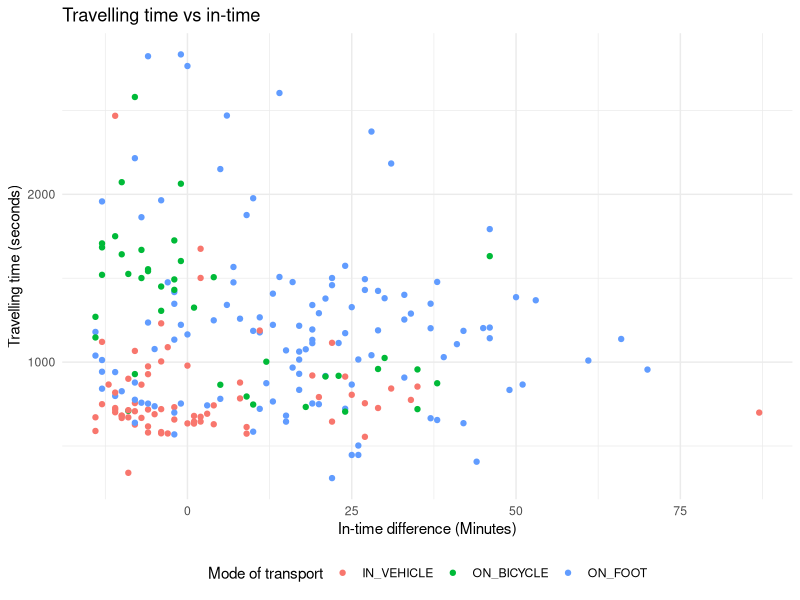
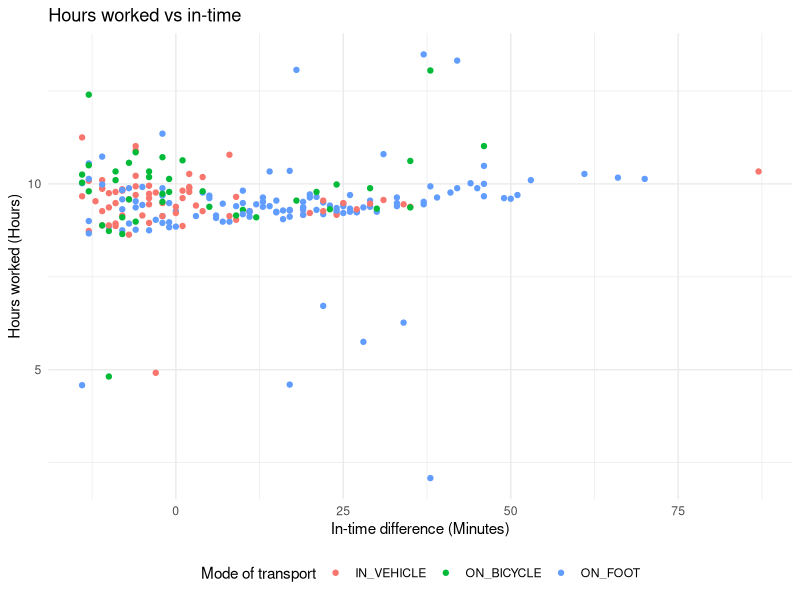
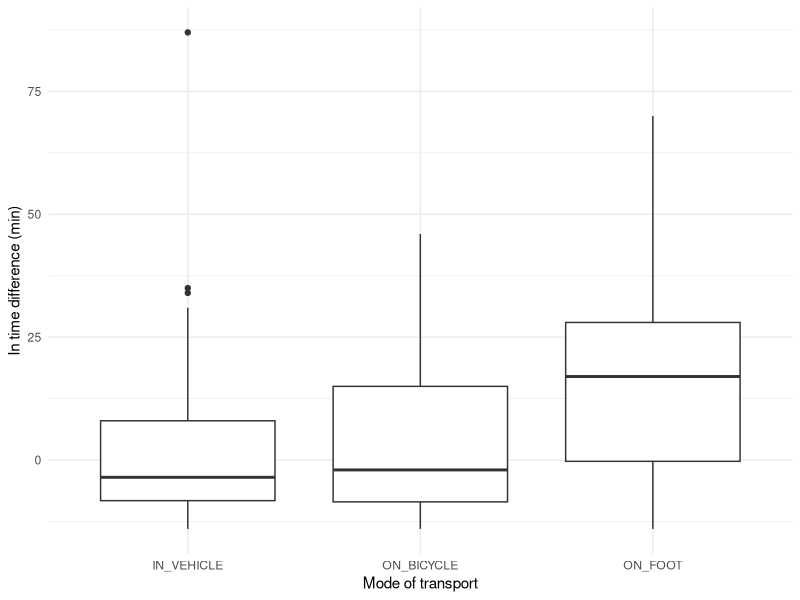
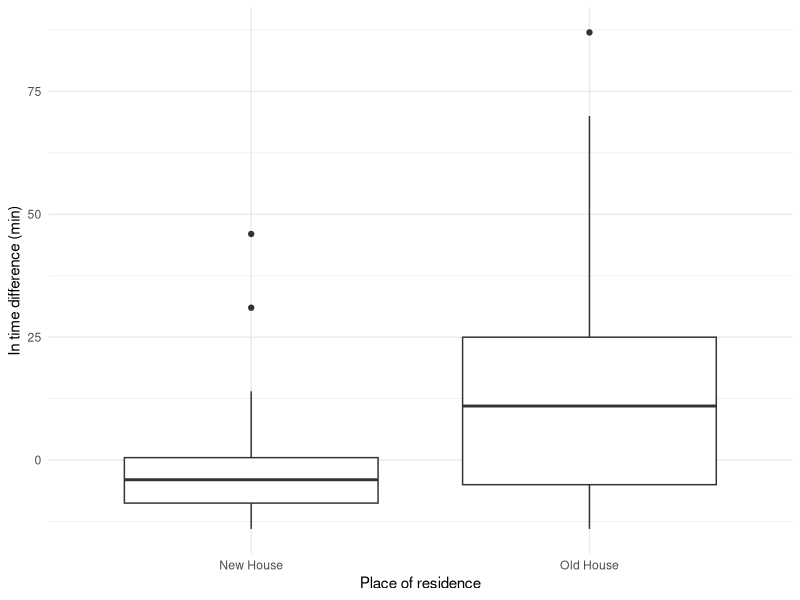

Recreate these plots in R, in order.
## ---- chunk 1
knitr::opts_chunk$set(
	echo = TRUE,
	message = FALSE,
	warning = FALSE
)
library(dplyr)
library(lubridate)
library(ggplot2)
library(MASS)
library(knitr)
library(kableExtra)
set.seed(0512)
travel <- read.csv('travel.csv')
## ---- chunk 2
travel$home.addr <-  ''
travel$home.addr[as.Date(travel$date) < dmy('01-10-2018')] <- 'Old House'
travel$home.addr[as.Date(travel$date) > dmy('01-10-2018')] <- 'New House'
kable(dplyr::sample_n(travel %>% dplyr::select(diff.in.time, date, main_activity, hours.worked,
                                         travelling.time, home.addr, diff.out.time), 5),
      caption = 'Sample Data') %>% 
  kable_styling(full_width = F) %>%
  collapse_rows(columns = 1:2, valign = "middle") %>% 
  scroll_box()
## ---- chunk 3
cross_table <- travel %>% group_by(home.addr, main_activity) %>% 
  summarise(avg.travel.time = mean(travelling.time),
            avg.in.time.diff = mean(diff.in.time),
            median.in.time.diff =  median(diff.in.time)) %>% 
  arrange(home.addr, main_activity)

library(kableExtra)
kable(cross_table, caption = 'Cross Tabulation') %>% 
  kable_styling(full_width = F) %>%
  column_spec(1, bold = T) %>%
  collapse_rows(columns = 1:2, valign = "middle") %>% 
  scroll_box()
## ---- chunk 4
ggplot(travel, aes(x=diff.in.time, y= travelling.time, color = main_activity)) + 
  geom_point(show.legend = TRUE) +
  labs(x = 'In-time difference (Minutes)', y='Travelling time (seconds)',  title = "Travelling time vs in-time",
       color = 'Mode of transport') + 
  theme_minimal()+theme(legend.position="bottom")
## ---- chunk 5
ggplot(travel, aes(x=diff.in.time, y= hours.worked, color = main_activity)) + 
  geom_point(show.legend = TRUE) +
  labs(x = 'In-time difference (Minutes)', y='Hours worked (Hours)',  title = "Hours worked vs in-time",
       color = 'Mode of transport') + 
  theme_minimal()+theme(legend.position="bottom")
## ---- chunk 6
ggplot(travel, aes(x=main_activity, y= diff.in.time, group = main_activity)) + 
  geom_boxplot() +
  labs(x='Mode of transport', y='In time difference (min)') + 
  theme_minimal()
## ---- chunk 7
ggplot(travel, aes(x=home.addr, y= diff.in.time, group = home.addr)) + 
  geom_boxplot() +
  labs(x='Place of residence',y='In time difference (min)') + 
  theme_minimal()
